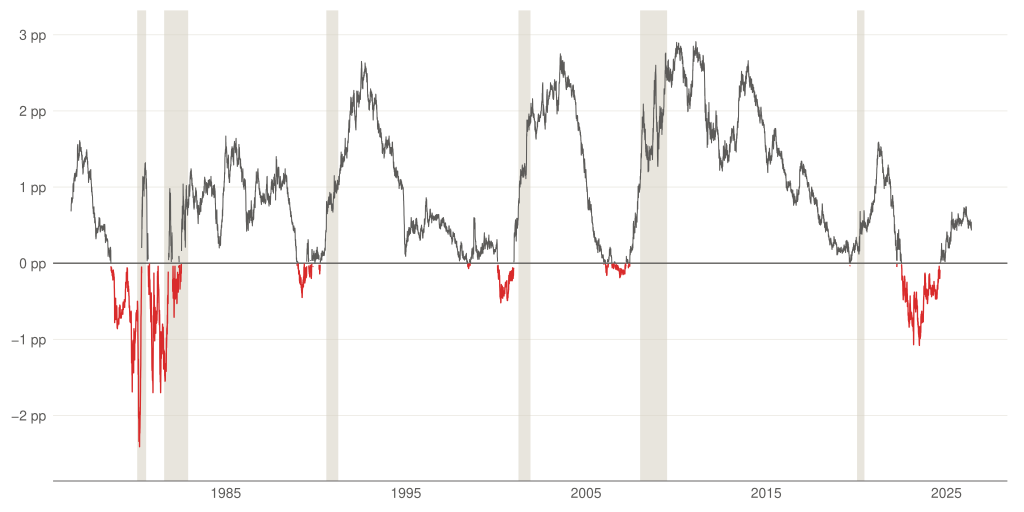

Write R code to recreate this figure.
# Task 13 v7 — clean, reusable spread-vs-recession chart.
#
# v7 vs v6: two changes. The goal is a chart that carries as little
# in-plot text/dots/noise as possible, so it can be reused across
# contexts with the narrative living in the title/caption, not on the plot.
#   (1) COLOR: below-zero (inverted) spread segments now render in
#       HERITAGE RED (#D92B2B) instead of copper. Inversions are the
#       point of the chart, and red is the intended signal for them.
#       The above-zero line stays alloy.
#   (2) STRIP IN-CHART NOISE: removed ALL annotation text and dots —
#       the "No recession yet" label and the red dot at the 2022 trough
#       are gone. The "2022 inversion, no recession yet" observation is
#       explained in the title/caption, not baked into the chart.
#
# What stays from v6:
#   * NBER recession bands behind everything, in pale quartz, with the
#     150-day minimum-width fix so all SIX bands (incl. the brief 2020
#     COVID recession) stay visible.
#   * Zero reference line.
#
# Data sources:
#   FRED T10Y2Y — 10Y-2Y Treasury spread (daily).
#   FRED USREC  — NBER recession indicator (monthly, 0 / 1).

setwd("/Users/alexanderweber/Documents/hsg/6_semester/data_visualization_with_ai")

suppressPackageStartupMessages({
  library(dplyr)
  library(readr)
  library(ggplot2)
})

source("design_system.R")
chart_family <- ""

spread <- read_csv("data/task_13/T10Y2Y.csv", show_col_types = FALSE) %>%
  rename(spread = value) %>%
  arrange(date) %>%
  mutate(
    sign = ifelse(spread < 0, "neg", "pos"),
    run  = cumsum(sign != lag(sign, default = first(sign)))
  )

usrec <- read_csv("data/task_13/USREC.csv", show_col_types = FALSE) %>%
  arrange(date) %>%
  mutate(prev = lag(value, default = 0))
rec_starts <- usrec %>% filter(value == 1, prev == 0) %>% pull(date)
rec_ends   <- usrec %>% filter(value == 0, prev == 1) %>% pull(date)
recessions <- tibble(start = rec_starts, end = rec_ends)

# --- minimum visible band width (retained from v6) ---------------------
# The 2020 recession is only ~2 months wide; against a ~50-year axis its
# rect collapses to an invisible sliver. Enforce a floor on the displayed
# width and centre any widened band on its true midpoint, so the rect
# still brackets the real recession dates while staying legible.
min_band_days <- 150
recessions <- recessions %>%
  mutate(
    width_days = as.numeric(end - start),
    mid        = start + (end - start) / 2,
    draw_start = if_else(width_days < min_band_days,
                         mid - (min_band_days / 2), start),
    draw_end   = if_else(width_days < min_band_days,
                         mid + (min_band_days / 2), end)
  )

p <- ggplot() +
  geom_rect(data = recessions,
            aes(xmin = draw_start, xmax = draw_end, ymin = -Inf, ymax = Inf),
            fill = pg_palette$quartz, alpha = 0.55) +
  geom_hline(yintercept = 0, color = pg_palette$alloy, linewidth = 0.45) +
  geom_line(data = spread %>% filter(sign == "pos"),
            aes(x = date, y = spread, group = run),
            color = pg_palette$alloy, linewidth = 0.35) +
  # Inversion emphasis — heritage red. The below-zero spread IS the story.
  geom_line(data = spread %>% filter(sign == "neg"),
            aes(x = date, y = spread, group = run),
            color = pg_palette$heritage_red, linewidth = 0.45) +
  scale_x_date(date_breaks = "10 years", date_labels = "%Y",
               expand = expansion(mult = c(0.02, 0.04))) +
  scale_y_continuous(breaks = seq(-3, 3, 1),
                     labels = function(x) paste0(x, " pp"),
                     limits = c(-2.8, 3.2),
                     expand = expansion(mult = c(0.01, 0.02))) +
  coord_cartesian(clip = "off") +
  labs(x = NULL, y = NULL) +
  theme_pg(base_family = chart_family) +
  theme(
    panel.grid.major.y = element_line(color = pg_palette$light_quartz,
                                      linewidth = 0.3),
    panel.grid.minor   = element_blank(),
    plot.margin        = margin(t = 8, r = 12, b = 8, l = 8)
  )

out_pdf <- "iterations/task_13/v7/yield_curve_v7.pdf"
ggsave(out_pdf, p, width = 26, height = 13, units = "cm", device = "pdf")
cat("Saved:", out_pdf, "\n")
